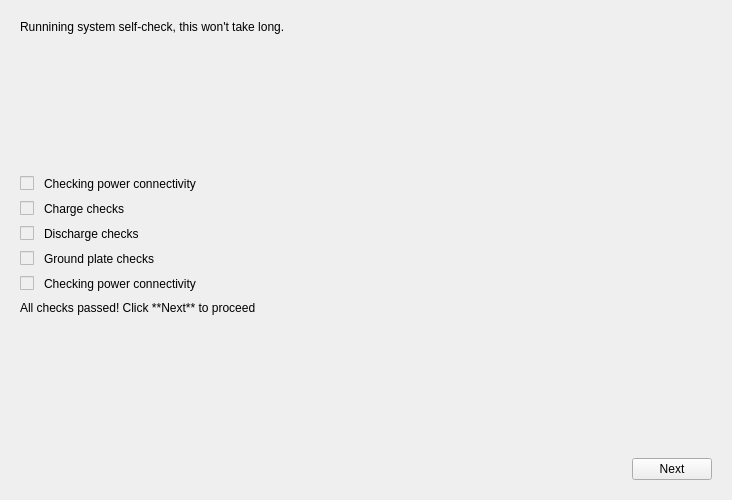
<?xml version="1.0" encoding="UTF-8"?>
<ui version="4.0">
 <class>SystemCheckForm</class>
 <widget class="QWidget" name="SystemCheckForm">
  <property name="geometry">
   <rect>
    <x>0</x>
    <y>0</y>
    <width>732</width>
    <height>500</height>
   </rect>
  </property>
  <property name="windowTitle">
   <string>Form</string>
  </property>
  <layout class="QVBoxLayout" name="verticalLayout">
   <property name="spacing">
    <number>10</number>
   </property>
   <property name="leftMargin">
    <number>20</number>
   </property>
   <property name="topMargin">
    <number>20</number>
   </property>
   <property name="rightMargin">
    <number>20</number>
   </property>
   <property name="bottomMargin">
    <number>20</number>
   </property>
   <item>
    <widget class="QLabel" name="label">
     <property name="styleSheet">
      <string notr="true">font: 600 16pt &quot;Segoe UI&quot;;</string>
     </property>
     <property name="text">
      <string>Runnining system self-check, this won't take long.</string>
     </property>
    </widget>
   </item>
   <item>
    <spacer name="verticalSpacer_2">
     <property name="orientation">
      <enum>Qt::Vertical</enum>
     </property>
     <property name="sizeHint" stdset="0">
      <size>
       <width>20</width>
       <height>152</height>
      </size>
     </property>
    </spacer>
   </item>
   <item>
    <layout class="QFormLayout" name="formLayout">
     <property name="horizontalSpacing">
      <number>10</number>
     </property>
     <property name="verticalSpacing">
      <number>10</number>
     </property>
     <item row="0" column="0">
      <widget class="QCheckBox" name="cb1">
       <property name="enabled">
        <bool>false</bool>
       </property>
       <property name="text">
        <string/>
       </property>
      </widget>
     </item>
     <item row="0" column="1">
      <widget class="QLabel" name="label_2">
       <property name="text">
        <string>Checking power connectivity</string>
       </property>
      </widget>
     </item>
     <item row="1" column="0">
      <widget class="QCheckBox" name="cb2">
       <property name="enabled">
        <bool>false</bool>
       </property>
       <property name="text">
        <string/>
       </property>
      </widget>
     </item>
     <item row="1" column="1">
      <widget class="QLabel" name="label_3">
       <property name="text">
        <string>Charge checks</string>
       </property>
      </widget>
     </item>
     <item row="2" column="0">
      <widget class="QCheckBox" name="cb3">
       <property name="enabled">
        <bool>false</bool>
       </property>
       <property name="text">
        <string/>
       </property>
      </widget>
     </item>
     <item row="2" column="1">
      <widget class="QLabel" name="label_4">
       <property name="text">
        <string>Discharge checks</string>
       </property>
      </widget>
     </item>
     <item row="3" column="0">
      <widget class="QCheckBox" name="cb4">
       <property name="enabled">
        <bool>false</bool>
       </property>
       <property name="text">
        <string/>
       </property>
      </widget>
     </item>
     <item row="3" column="1">
      <widget class="QLabel" name="label_5">
       <property name="text">
        <string>Ground plate checks</string>
       </property>
      </widget>
     </item>
     <item row="4" column="0">
      <widget class="QCheckBox" name="cb5">
       <property name="enabled">
        <bool>false</bool>
       </property>
       <property name="text">
        <string/>
       </property>
      </widget>
     </item>
     <item row="4" column="1">
      <widget class="QLabel" name="label_6">
       <property name="text">
        <string>Checking power connectivity</string>
       </property>
      </widget>
     </item>
    </layout>
   </item>
   <item>
    <widget class="QLabel" name="checksPassedLbl">
     <property name="text">
      <string>All checks passed! Click **Next** to proceed</string>
     </property>
     <property name="textFormat">
      <enum>Qt::MarkdownText</enum>
     </property>
    </widget>
   </item>
   <item>
    <spacer name="verticalSpacer">
     <property name="orientation">
      <enum>Qt::Vertical</enum>
     </property>
     <property name="sizeHint" stdset="0">
      <size>
       <width>20</width>
       <height>152</height>
      </size>
     </property>
    </spacer>
   </item>
   <item>
    <layout class="QHBoxLayout" name="horizontalLayout">
     <item>
      <spacer name="horizontalSpacer">
       <property name="orientation">
        <enum>Qt::Horizontal</enum>
       </property>
       <property name="sizeHint" stdset="0">
        <size>
         <width>40</width>
         <height>20</height>
        </size>
       </property>
      </spacer>
     </item>
     <item>
      <widget class="QPushButton" name="nextBtn">
       <property name="text">
        <string>Next</string>
       </property>
      </widget>
     </item>
    </layout>
   </item>
  </layout>
 </widget>
 <resources/>
 <connections/>
</ui>
